Frame 1 (no input): blank canvas, image omitted
Frame 60 (the mouse pressed at the canvas centre just before this capture): blank canvas, image omitted
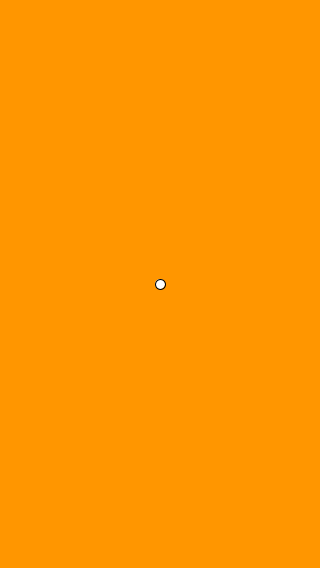
Frame 120 (the mouse held since frame 60 and released just before this capture)

The Processing sketch whose frames 1 and 60 were blank and that drew this single picture after the mouse press (run headless with seeded random() and noise(); from frame 60 on, the mouse is pressed at the canvas centre):

// Processing sketch: processing_134221
// ── processing_134221.pde

void setup() {  //setup function called initially, only once
  size(320, 568);
  background(255);  //set background white
}

void draw() {  //draw function loops
    background(255,150,0); 
    ellipse(mouseX, mouseY, 10, 10);
}
